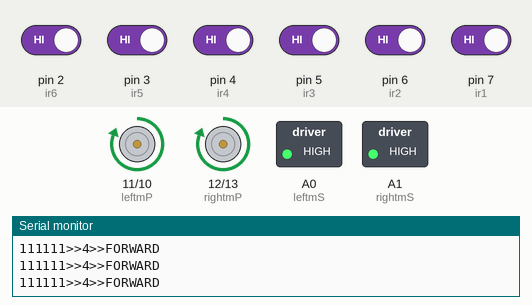
The sketch below on a simulated Arduino Uno, built with avr-gcc and run on an emulated ATmega328P. Parts: motor-driver pin pairs drawn as motors (green arrow = first pin HIGH = forward, orange = second pin HIGH = backward, longer = more drive), switched loads named in the sketch (green lamp = pin HIGH), the last lines printed to the serial monitor. The inputs (shaded band) are chosen by the test bench; at power-on: pin 2 (ir6), pin 3 (ir5), pin 4 (ir4), pin 5 (ir3), pin 6 (ir2), pin 7 (ir1) HIGH.

Above: at 1.2 s.
1.3 s: pin 3 (ir5) driven LOW
At 2.5 s:
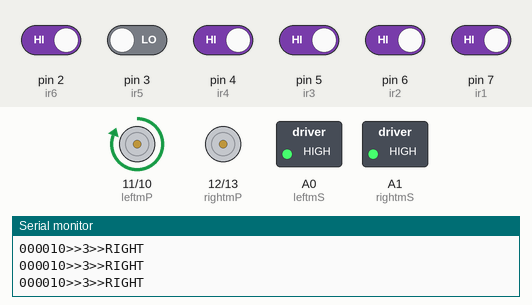
2.8 s: pin 2 (ir6) driven LOW
At 3.8 s:
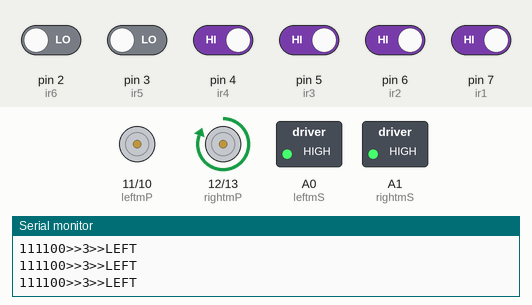
4.3 s: pin 6 (ir2) driven LOW
At 5.2 s:
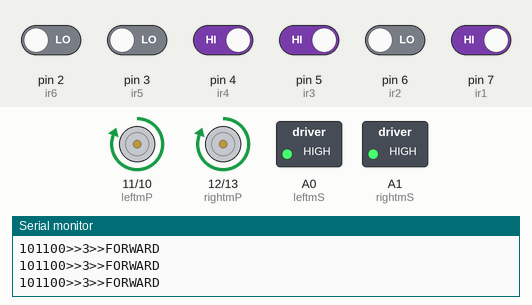
7.3 s: pin 4 (ir4) driven LOW
At 8.4 s:
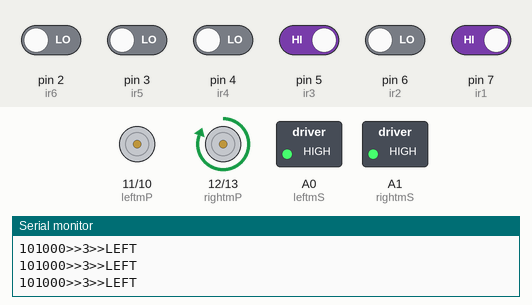
10.3 s: pin 7 (ir1) driven LOW
At 11.0 s:
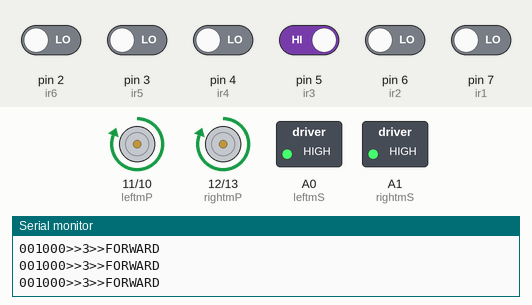
Timing chart, 0 to 13.3 s (numbered marks = the images above; inputs shaded):
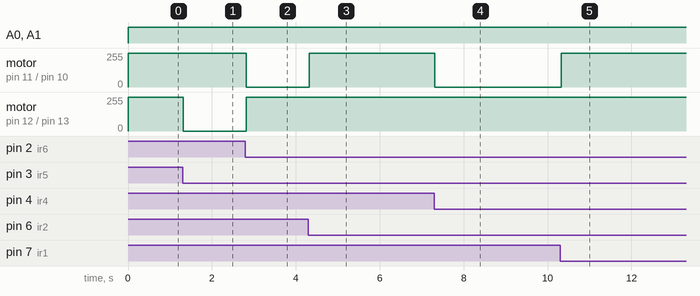

The sketch:

GenericLFRv2.ino
```cpp
#define leftmP 11
#define leftmN 10
#define rightmP 12
#define rightmN 13
#define leftmS A0
#define rightmS A1
#define ir1 7
#define ir2 6
#define ir3 5
#define ir4 4
#define ir5 3
#define ir6 2

int irValues[7],STOP = 4;

void setup()
{
  Serial.begin(9600);
  pinMode(leftmS,OUTPUT);
  pinMode(rightmS,OUTPUT);
  pinMode(leftmP,OUTPUT);
  pinMode(leftmN,OUTPUT);
  pinMode(rightmP,OUTPUT);
  pinMode(rightmN,OUTPUT);
  pinMode(ir1,INPUT);
  pinMode(ir2,INPUT);
  pinMode(ir3,INPUT);
  pinMode(ir4,INPUT);
  pinMode(ir5,INPUT);
  pinMode(ir6,INPUT);
}

void loop()
{
  readSensor(); /*Reads from IR sensors*/
  printReading(); /*Print out the readings*/
  actuateMotor(); /*Run motor*/
  Serial.println(); /*Newline*/
}

void readSensor(){
  irValues[1] = digitalRead(ir1);
  irValues[2] = digitalRead(ir2);
  irValues[3] = digitalRead(ir3);
  irValues[4] = digitalRead(ir4);
  irValues[5] = digitalRead(ir5);
  irValues[6] = digitalRead(ir6);
  if(
     //1 - 110011
    (irValues[1] == 1 && irValues[2] == 1 && irValues[3] == 0 && irValues[4] == 0 && irValues[5] == 1 && irValues[6] == 1)
    ||
     //2 - 100111
    (irValues[1] == 1 && irValues[2] == 0 && irValues[3] == 0 && irValues[4] == 1 && irValues[5] == 1 && irValues[6] == 1)
    ||
     //3 - 111001
    (irValues[1] == 1 && irValues[2] == 1 && irValues[3] == 1 && irValues[4] == 0 && irValues[5] == 0 && irValues[6] == 1)
    ||
     //4 - 110111
    (irValues[1] == 1 && irValues[2] == 1 && irValues[3] == 0 && irValues[4] == 1 && irValues[5] == 1 && irValues[6] == 1)
    ||
     //5 - 111011
    (irValues[1] == 1 && irValues[2] == 1 && irValues[3] == 1 && irValues[4] == 0 && irValues[5] == 1 && irValues[6] == 1)
    ||
     //6 - 101111
    (irValues[1] == 1 && irValues[2] == 0 && irValues[3] == 1 && irValues[4] == 1 && irValues[5] == 1 && irValues[6] == 1)
    ||
     //7 - 111101
    (irValues[1] == 1 && irValues[2] == 1 && irValues[3] == 1 && irValues[4] == 1 && irValues[5] == 0 && irValues[6] == 1)
    ){
      // Invert the readings!
     irValues[1] = !irValues[1];
     irValues[2] = !irValues[2];
     irValues[3] = !irValues[3];
     irValues[4] = !irValues[4];
     irValues[5] = !irValues[5];
     irValues[6] = !irValues[6];
  }

}

void printReading(){
  Serial.print(
    String(irValues[1])
    +String(irValues[2])
    +String(irValues[3])
    +String(irValues[4])
    +String(irValues[5])
    +String(irValues[6])
    +">>"
    +String(STOP)
    +">>"
  ); //Prints out the readings!
}

void actuateMotor()
{
  int lft,rgt,diff,summ;

  lft = irValues[1] + irValues[2] + irValues[3];
  rgt = irValues[4] + irValues[5] + irValues[6];

  diff = lft - rgt;
  summ = lft + rgt;

  if((diff == 1 && irValues[3]) == 1 || (diff == -1 && irValues[4] == 1))
    forward();
  else if(diff > 0) left();
  else if(diff < 0) right();
  else if(irValues[3] && irValues[4] && summ != 6)
    forward();
  else{/*No activity*/}
  if(summ == 6)
  {
    if(STOP > 0){
      forward();
      delayMicroseconds(100000);
      readSensor();
      if(irValues[1] == 0 || irValues[2] == 0 || irValues[3] == 0 || irValues[4] == 0 || irValues[5] == 0 || irValues[6] == 0) {
        STOP -= 1;
      }
    }
    else{
      fullstop();
    }
  }
  // Superloop ends!
}

void forward(){
  Serial.print("FORWARD");
  analogWrite(leftmS,180);
  analogWrite(rightmS,180);
  digitalWrite(leftmP,HIGH);
  digitalWrite(leftmN,LOW);
  digitalWrite(rightmP,HIGH);
  digitalWrite(rightmN,LOW);
}

void left(){
  Serial.print("LEFT");
  analogWrite(leftmS,180);
  analogWrite(rightmS,180);
  digitalWrite(leftmP,LOW);
  digitalWrite(leftmN,LOW);
  digitalWrite(rightmP,HIGH);
  digitalWrite(rightmN,LOW);
}

void right(){
  Serial.print("RIGHT");
  analogWrite(leftmS,180);
  analogWrite(rightmS,180);
  digitalWrite(leftmP,HIGH);
  digitalWrite(leftmN,LOW);
  digitalWrite(rightmP,LOW);
  digitalWrite(rightmN,LOW);
}

void fullstop(){
  Serial.print("STOP");
  analogWrite(leftmS,0);
  analogWrite(rightmS,0);
  digitalWrite(leftmP,LOW);
  digitalWrite(leftmN,LOW);
  digitalWrite(rightmP,LOW);
  digitalWrite(rightmN,LOW);
}
```

Measured:
- after the input at 1.3 s, motor on pin 12 (rightmP) / pin 13 (rightmN): forward 255/255 → stopped at once
- after the input at 2.8 s, motor on pin 11 (leftmP) / pin 10 (leftmN): forward 255/255 → stopped at once; motor on pin 12 (rightmP) / pin 13 (rightmN): stopped → forward 255/255 at once
- after the input at 4.3 s, motor on pin 11 (leftmP) / pin 10 (leftmN): stopped → forward 255/255 at once
- after the input at 7.3 s, motor on pin 11 (leftmP) / pin 10 (leftmN): forward 255/255 → stopped at once
- after the input at 10.3 s, motor on pin 11 (leftmP) / pin 10 (leftmN): stopped → forward 255/255 at once
